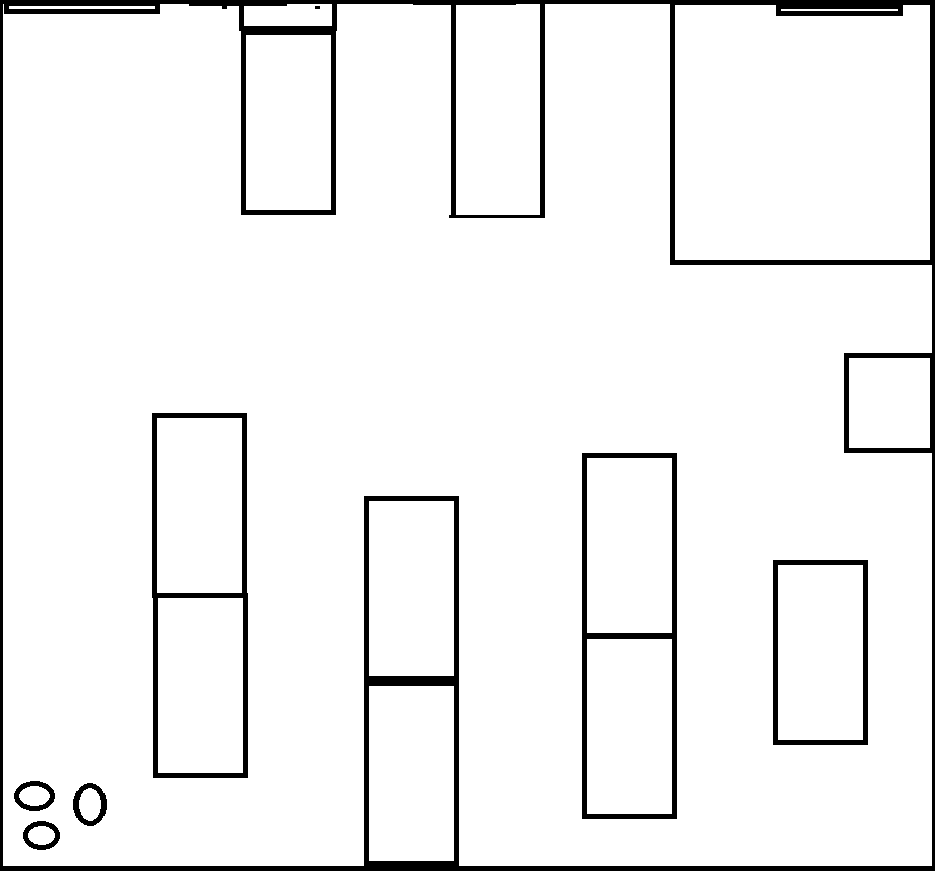
#> input picture map.png, 935 x 871 px, found by its file name
$ python zone_editor.py --map map.png --config config.json
#> lines starting #> are read from the running program, lines starting #| are printed output that depends on the picture; after the words box and inside, x2 and y2 are one past the last pixel; in counts of white or black regions, pixels touching at a corner belong together
"""
Interactive zone editor.

Open the floorplan (map.png) and draw named areas by clicking polygon
vertices. Any number of zones, any number of points per zone (3+).
Zones are written to config.json under layout.zones as:

    {"name": "Area A", "points": [[x, y], [x, y], ...]}

Every add / delete auto-saves to config.json, so the file always matches
what you see on screen. The global_matcher does point-in-polygon tests to
report per-zone headcount; the visualizer draws them.

Controls
--------
  Left click       add a vertex to the current polygon
  Right click      close current polygon  ->  type its name, Enter to confirm
  u                undo last vertex of the current polygon
  d                delete the zone under the mouse cursor
  s                force re-save to config.json
  r                reload zones from config.json (discard current drawing)
  q / Esc          quit

While naming: type letters/numbers/spaces, Backspace edits,
Enter confirms (empty -> auto name), Esc cancels the new polygon.

Run:
  python tools/zone_editor.py
  python tools/zone_editor.py --map map.png --config config.json
"""
import argparse
import json
import string

import cv2
import numpy as np

PALETTE = [
    (66, 135, 245), (46, 204, 113), (231, 76, 60), (241, 196, 15),
    (155, 89, 182), (26, 188, 156), (230, 126, 34), (52, 152, 219),
]
TYPEABLE = set(string.ascii_letters + string.digits + " _-")


def load_map(path):
#> called with path = 'map.png'
    img = cv2.imread(path, cv2.IMREAD_COLOR)
#> img is the input picture: shape (871, 935, 3); 94.3% white; 8 black regions (1 under 20 px), largest, box (x1, y1, x2, y2) and area: (0, 0, 935, 871) 32151, (582, 453, 677, 819) 5020, (152, 413, 248, 778) 4930
    if img is None:
        raise SystemExit(f"Could not load map image: {path}")
    return img


def load_zones(config_path):
#> called with config_path = 'config.json'
    with open(config_path) as f:
#> (reads config.json from the repository)
        cfg = json.load(f)
    out = []
    for z in cfg.get("layout", {}).get("zones", []):
        if "points" in z:
            out.append({"name": z["name"], "points": [[int(p[0]), int(p[1])] for p in z["points"]]})
        elif "x1" in z:  # migrate old rectangle format
            out.append({"name": z["name"], "points": [
                [int(z["x1"]), int(z["y1"])], [int(z["x2"]), int(z["y1"])],
                [int(z["x2"]), int(z["y2"])], [int(z["x1"]), int(z["y2"])],
            ]})
    return out


# [23 lines left out: functions save_zones, point_in_poly, not called in this run]


class ZoneEditor:
    def __init__(self, map_path, config_path):
        self.map_path = map_path
        self.config_path = config_path
        self.base = load_map(map_path)
        self.zones = load_zones(config_path)
        self.current = []            # vertices of the in-progress polygon
        self.mode = "draw"           # "draw" | "name"
        self.name_buf = ""
        self.mouse = (0, 0)
        self.win = "Zone Editor"
        print(f"[loaded] {len(self.zones)} existing zone(s) from {config_path}")

    def _color(self, i):
        return PALETTE[i % len(PALETTE)]

    def _autosave(self):
        save_zones(self.config_path, self.zones)

    # [24 lines left out: functions _on_mouse, _start_naming, _commit_name, not called in this run]

    def _auto_name(self):
        letters = string.ascii_uppercase
        return f"Area {letters[len(self.zones) % 26]}"

    # [9 lines left out: function _delete_under_mouse, not called in this run]

    def _render(self):
        img = self.base.copy()
        overlay = img.copy()
        mx, my = self.mouse

        for i, z in enumerate(self.zones):
            c = self._color(i)
            pts = np.array(z["points"], dtype=np.int32)
            hot = point_in_poly(mx, my, z["points"])           # highlight zone under cursor
            cv2.fillPoly(overlay, [pts], (0, 0, 255) if hot else c)
            cv2.polylines(img, [pts], True, (0, 0, 255) if hot else c, 3 if hot else 2)
            cx, cy = pts.mean(axis=0).astype(int)
            tag = z["name"] + ("  [d=delete]" if hot else "")
            cv2.putText(img, tag, (cx - 45, cy), cv2.FONT_HERSHEY_SIMPLEX, 0.7, (0, 0, 0), 3)
            cv2.putText(img, tag, (cx - 45, cy), cv2.FONT_HERSHEY_SIMPLEX, 0.7, c, 1)
        cv2.addWeighted(overlay, 0.28, img, 0.72, 0, img)

        if self.current:
            for p in self.current:
                cv2.circle(img, tuple(p), 5, (0, 0, 255), -1)
            poly = np.array(self.current, np.int32)
            closed = self.mode == "name"
            cv2.polylines(img, [poly], closed, (0, 0, 255), 2)

        # HUD
        if self.mode == "name":
            line1 = f"Name this zone: {self.name_buf}_"
            line2 = "Enter=confirm  Backspace=edit  Esc=cancel"
        else:
            line1 = f"zones:{len(self.zones)}  current pts:{len(self.current)}"
            line2 = "L-click=add  R-click=close  u=undo  d=delete  s=save  r=reload  q=quit"
        for j, txt in enumerate((line1, line2)):
            y = 26 + j * 26
            cv2.putText(img, txt, (10, y), cv2.FONT_HERSHEY_SIMPLEX, 0.6, (0, 0, 0), 3)
            cv2.putText(img, txt, (10, y), cv2.FONT_HERSHEY_SIMPLEX, 0.6, (255, 255, 255), 1)
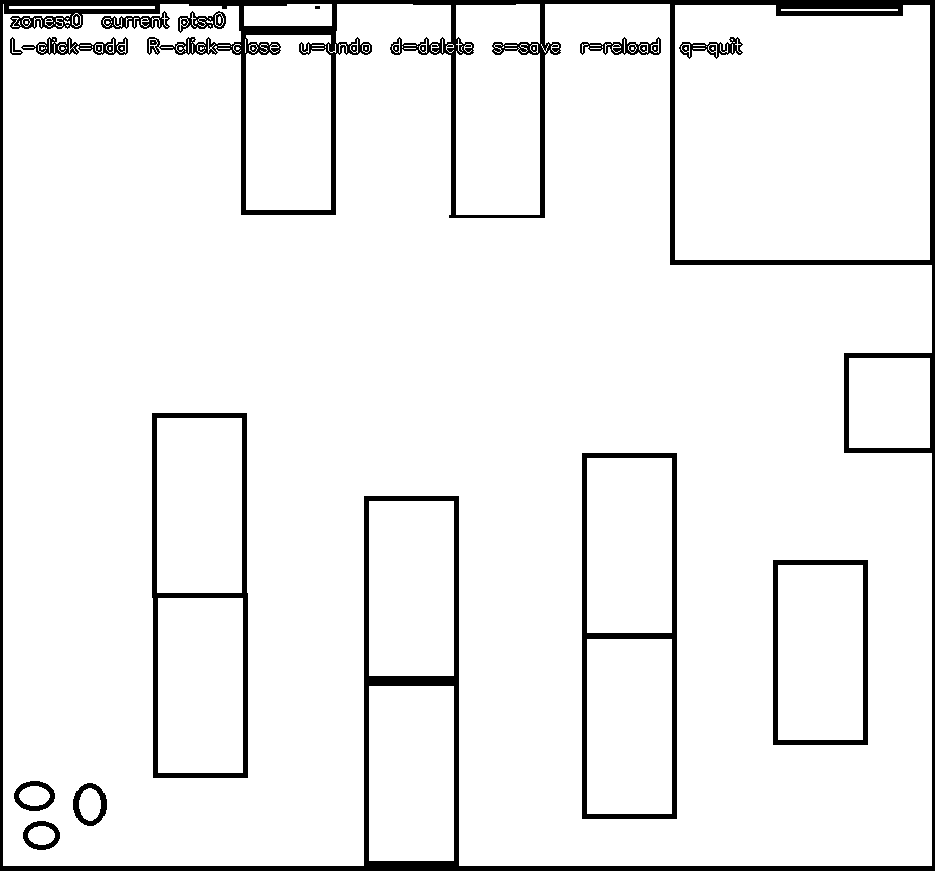
#> img: shape (871, 935, 3); 93.5% white; 14 black regions (1 under 20 px), largest, box (x1, y1, x2, y2) and area: (0, 0, 935, 871) 35641, (582, 453, 677, 819) 5020, (152, 413, 248, 778) 4930
        return img

    # [12 lines left out: function _handle_name_key, not called in this run]

    def _handle_draw_key(self, k):
        if k in (ord("q"), 27):
            return False
        elif k == ord("u"):
            if self.current:
                self.current.pop()
        elif k == ord("d"):
            self._delete_under_mouse()
        elif k == ord("s"):
            self._autosave()
        elif k == ord("r"):
            self.zones = load_zones(self.config_path)
            self.current = []
            print("[reloaded] zones from config")
        return True

    def run(self):
        cv2.namedWindow(self.win, cv2.WINDOW_NORMAL)
        cv2.setMouseCallback(self.win, self._on_mouse)
        while True:
            cv2.imshow(self.win, self._render())
            k = cv2.waitKey(20) & 0xFF
#> (key q is pressed here)
            if k == 255:             # no key
                continue
            if self.mode == "name":
                self._handle_name_key(k)
            else:
                if not self._handle_draw_key(k):
                    break
        cv2.destroyAllWindows()


if __name__ == "__main__":
    ap = argparse.ArgumentParser()
    ap.add_argument("--config", default="config.json")
    ap.add_argument("--map", default=None, help="floorplan image (default: layout.map_path from config)")
    args = ap.parse_args()

    map_path = args.map
    if map_path is None:
        with open(args.config) as f:
            map_path = json.load(f).get("layout", {}).get("map_path", "map.png")

    ZoneEditor(map_path, args.config).run()
